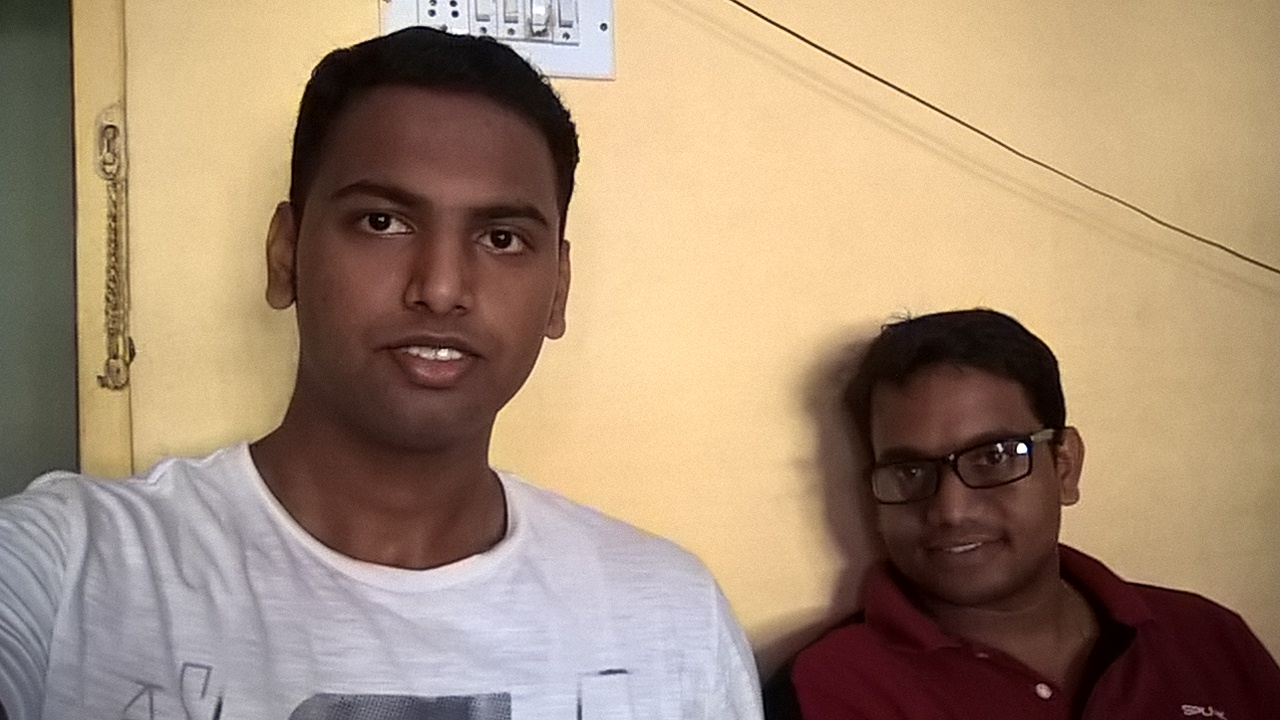
#> input picture Faces.jpg, 1280 x 720 px, found by its file name
$ python OpenCvFaceDetection.py
#> lines starting #> are read from the running program, lines starting #| are printed output that depends on the picture; after the words box and inside, x2 and y2 are one past the last pixel; in counts of white or black regions, pixels touching at a corner belong together
import numpy as np
import cv2 as cv
#face_cascade = cv.CascadeClassifier('haarcascade_frontalface_default.xml')
#eye_cascade = cv.CascadeClassifier('haarcascade_eye.xml')
face_cascade = cv.CascadeClassifier('C:/Users/khushal/PycharmProjects/BSE_analysis/venv/Lib/site-packages/cv2/data/haarcascade_frontalface_alt.xml')
eye_cascade = cv.CascadeClassifier('C:/Users/khushal/PycharmProjects/BSE_analysis/venv/Lib/site-packages/cv2/data/haarcascade_eye.xml')
smile_cascade = cv.CascadeClassifier('C:/Users/khushal/PycharmProjects/BSE_analysis/venv/Lib/site-packages/cv2/data/haarcascade_smile.xml')
eyeglasses_cascade = cv.CascadeClassifier('C:/Users/khushal/PycharmProjects/BSE_analysis/venv/Lib/site-packages/cv2/data/haarcascade_eye_tree_eyeglasses.xml')
Path_of_img = 'C:/Users/khushal/Pictures/Faces.jpg'
# Load an color image in coloured manner
img = cv.imread(Path_of_img)
#> img is the input picture: shape (720, 1280, 3); mean B, G, R 116.4, 140.4, 165
gray = cv.cvtColor(img, cv.COLOR_BGR2GRAY)
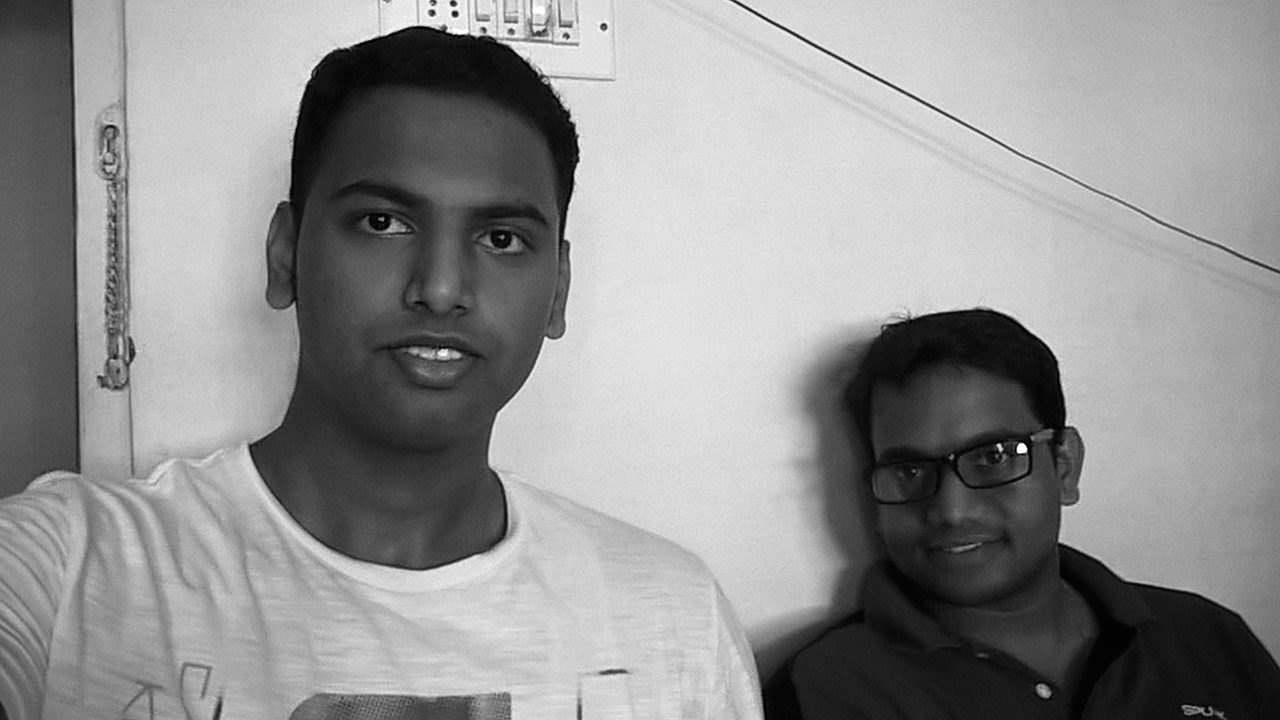
#> gray: shape (720, 1280); min 0, max 255, mean 145

#cv.imshow('img',gray)
#cv.waitKey(0)
#cv.destroyAllWindows()

faces = face_cascade.detectMultiScale(gray, scaleFactor=1.1, minNeighbors=1)
#> faces = [[824, 370, 255, 255], [291, 111, 300, 300]]

#print the number of faces found
print('Faces found: ', len(faces))
#| Faces found:  2

for (x,y,w,h) in faces:
    cv.rectangle(img,(x,y),(x+w,y+h),(255,0,0),2)
    roi_gray = gray[y:y+h, x:x+w]
    roi_color = img[y:y+h, x:x+w]
    #eyes = eye_cascade.detectMultiScale(roi_gray)
    #for (ex,ey,ew,eh) in eyes:
    #    cv.rectangle(roi_color,(ex,ey),(ex+ew,ey+eh),(0,255,0),2)
    eye_glass = eyeglasses_cascade.detectMultiScale(roi_gray)
    for (ex,ey,ew,eh) in eye_glass:
        cv.rectangle(roi_color,(ex,ey),(ex+ew,ey+eh),(0,255,0),2)
    smile = smile_cascade.detectMultiScale(roi_gray,scaleFactor=4.3, minNeighbors=6, minSize=(15, 15),flags=cv.CASCADE_SCALE_IMAGE)
    #print("Smiles found", len(smile))
    for (ex,ey,ew,eh) in smile:
        cv.rectangle(roi_color,(ex,ey),(ex+ew,ey+eh),(0,255,0),2)
#> this loop made 2 passes
#> (x, y, w, h, eye_glass, smile) on passes 1 to 2: (824, 370, 255, 255, [[145, 62, 47, 47], [63, 80, 44, 44]], [[121, 169, 36, 18]]), (291, 111, 300, 300, [[53, 78, 69, 69], [174, 94, 71, 71]], [[69, 207, 155, 77]])
#> pass 1, `roi_gray = gray[y:y+h, x:x+w]`:
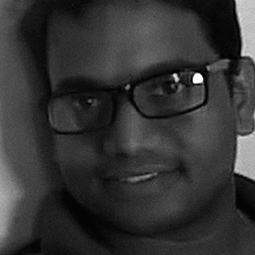
#> roi_gray: shape (255, 255); min 1, max 255, mean 52.1
#> pass 1, `roi_color = img[y:y+h, x:x+w]`:
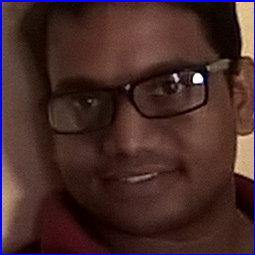
#> roi_color: shape (255, 255, 3); mean B, G, R 41.2, 43.1, 70.3
#> pass 2, `roi_gray = gray[y:y+h, x:x+w]`:
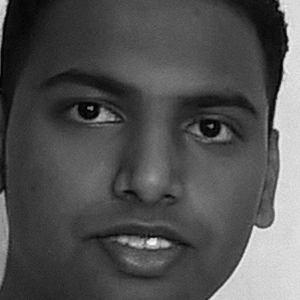
#> roi_gray: shape (300, 300); min 3, max 250, mean 81.3
#> pass 2, `roi_color = img[y:y+h, x:x+w]`:
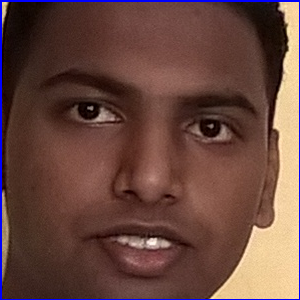
#> roi_color: shape (300, 300, 3); mean B, G, R 62.9, 70.7, 104
#> after the loop:
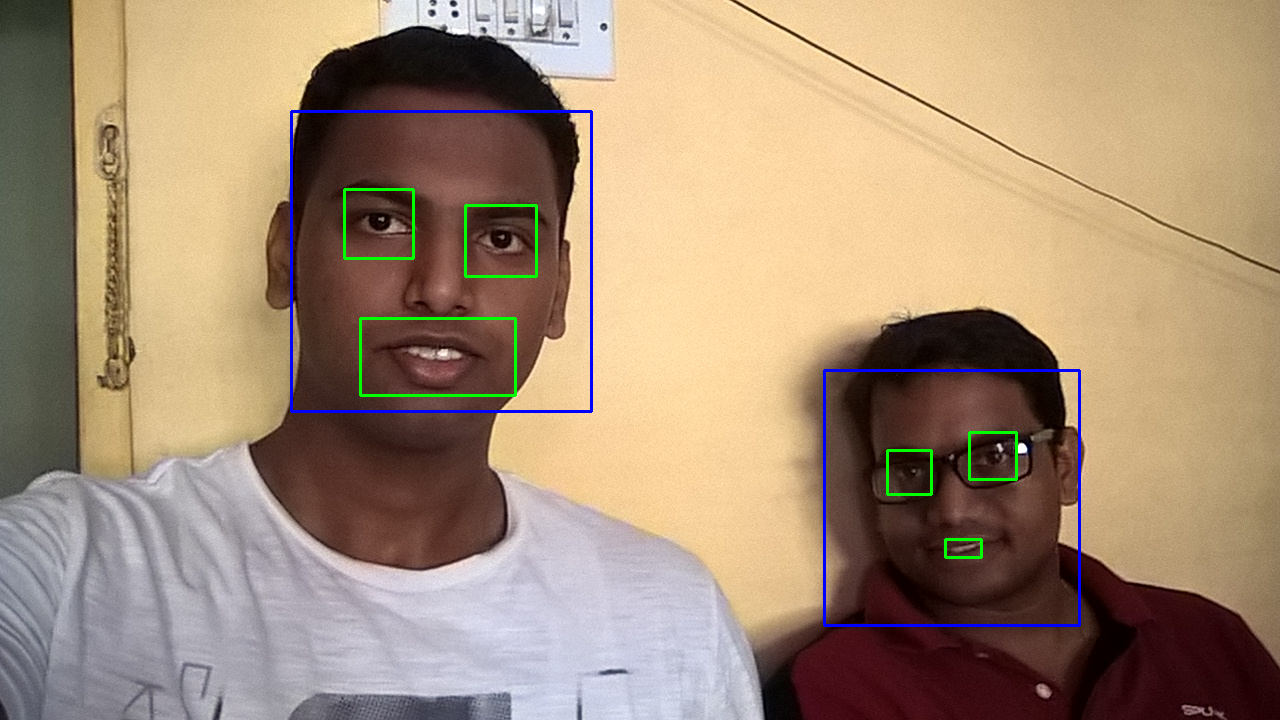
#> img: shape (720, 1280, 3); 1.21% of pixels changed, all inside (x1, y1, x2, y2) = (290, 110, 1081, 627)
#> after the loop:
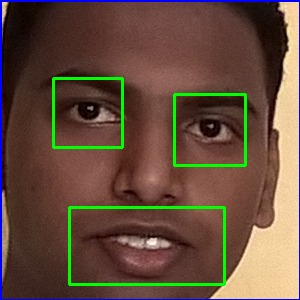
#> roi_color: shape (300, 300, 3); 3.4% of pixels changed, all inside (x1, y1, x2, y2) = (52, 77, 247, 286)


#img = cv.rectangle(img,(x,y),(x+w,y+h),(255,0,0),2)

save_img = 'C:/Users/khushal/Pictures/Faces_Detection.jpg'
cv.imwrite(save_img,img)

cv.imshow('Faces_Detection',img)
cv.waitKey(0)
cv.destroyAllWindows()

#import pyimage
import pytesseract

from pytesseract import image_to_data as itd
from pytesseract import image_to_string as its

#print(dir(pyimage))
print(dir(itd),'/n',dir(its))
